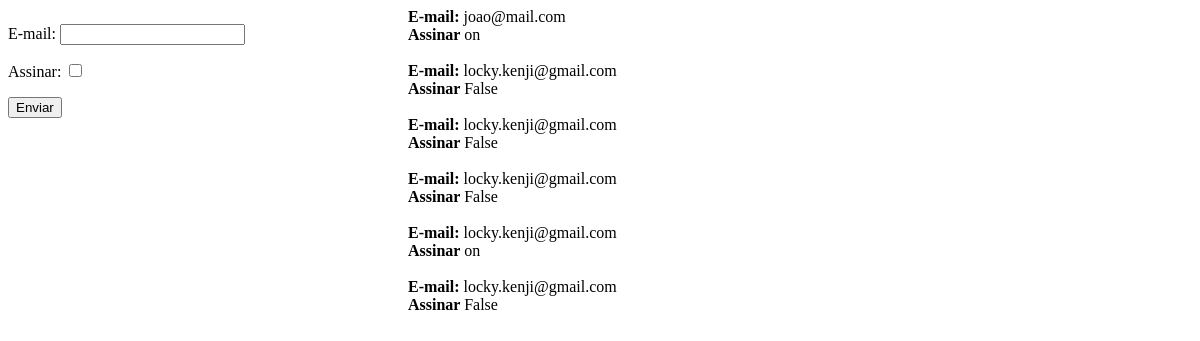
Before: / with the older database file.
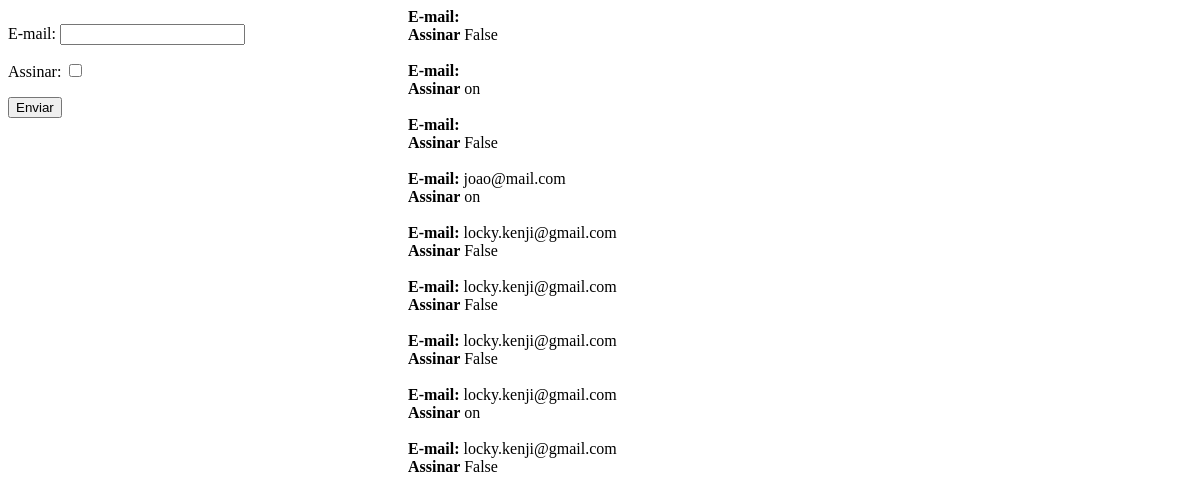
After: the same page with the newer database file.
### d15_django_forms_checkbox/models.py (models this page shows, shortened)
class CheckBox(models.Model):
    email = models.EmailField('E-mail')
    assinar = models.CharField('Assinar', max_length=10, blank=True)

### d15_django_forms_checkbox/views.py (the view)
# urls.py: url(r'^$', views.index, name='index'),
def index(request):
    listar_check = CheckBox.objects.order_by('-id')
    form = CheckboxForm()
    return render(request, 'd15_django_forms_checkbox/index.html', {'form': form, 'listar_check': listar_check})

### d15_django_forms_checkbox/forms.py
class CheckboxForm(forms.ModelForm):
    assinar = forms.ChoiceField(widget=forms.CheckboxInput )
    class Meta:
        model = CheckBox
        fields = ('email','assinar',)

### templates/d15_django_forms_checkbox/index.html (shortened to what this page needs)
<!DOCTYPE html>
<html>
    <head>
    </head>
    <body>
        <div style="float:left; width:400px">
            <form method="POST" action="{% url 'views.enviar' %}">
                {{ form.as_p }}
                <button type="submit">Enviar</button>
            </form>
        </div>
        <div style="float:left; width:400px">
            {% if listar_check %}
                {% for check in listar_check %}
                    <b>E-mail: </b> {{ check.email }}<br>
                    <b>Assinar </b> {{ check.assinar }}<br><br>
                {% endfor %}
            {% endif %}
        </div>
    </body>
</html>

Changed rows visible on the page:
added CheckBox: assinar "False"
added CheckBox: assinar "on"
added CheckBox: assinar "False"
